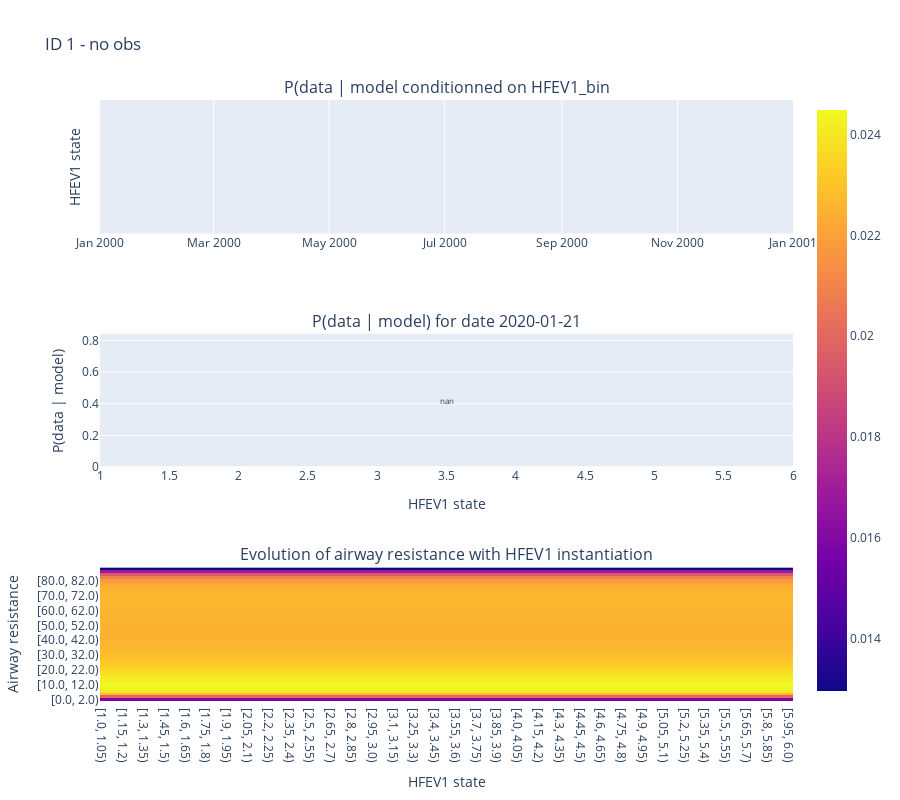

The cell this chart's notebook holds for it:
### Code cell
# plot a heatmap of log_p_D_given_M, using the same colour scale as above
df1 = pd.DataFrame(
    data=np.exp(log_p_D_given_M),
    columns=HFEV1.get_bins_str(),
    index=dftmp["Date Recorded"].apply(lambda date: date.strftime("%Y-%m-%d")),
)
idx = 20
fig = make_subplots(rows=3,
                    subplot_titles=['P(data | model conditionned on HFEV1_bin',
                                f'P(data | model) for date {df1.index[idx]}',
                                'Evolution of airway resistance with HFEV1 instantiation'])
colorscale = [
    [0, "white"],
    [0.01, "red"],
    [0.05, "yellow"],
    [0.1, "cyan"],
    [0.6, "blue"],
    [1, "black"],
]

fig.add_trace(
    go.Heatmap(z=df1.T, x=df1.index, y=df1.columns, coloraxis="coloraxis1"),
    row=1,
    col=1,
)
fig.update_yaxes(title=f"HFEV1 state", row=1, col=1)

ih.plot_histogram(fig, HFEV1, np.exp(log_p_D_given_M[idx, :]), 1, 6, 2, 1, annot=True)
# x axis for row 2: HFEV1 posterior when HFEV1 instanciated to 10
fig.update_xaxes(title=f"HFEV1 state", row=2, col=1)
fig.update_yaxes(title=f"P(data | model)", row=2, col=1)

df2 = pd.DataFrame(
    data=AR_given_M_and_all_D[idx, :, :].T,
    columns=AR.get_bins_str(),
    index=HFEV1.get_bins_str(),
)
fig.add_trace(
    go.Heatmap(z=df2.T, x=df2.index, y=df2.columns, coloraxis="coloraxis2"),
    row=3,
    col=1,
)
fig.update_xaxes(title=f"HFEV1 state", row=3, col=1)
fig.update_yaxes(title=f"Airway resistance", row=3, col=1)

title = f"ID {dftmp.ID.iloc[0]} - {obs}"
fig.update_layout(height=800, title=title)

fig.show()

### Figure 1 — Plotly figure (JSON) as saved in the notebook; plotly's stock layout.template omitted (floating-point values rounded to 4 significant figures; data arrays with more than 128 entries replaced by an {"elided": "..."} marker saying what was removed)
{"data": [{"coloraxis": "coloraxis", "type": "heatmap", "x": ["2020-01-01", "2020-01-02", "2020-01-03", "2020-01-04", "2020-01-05", "2020-01-06", "2020-01-07", "2020-01-08", "2020-01-09", "2020-01-10", "2020-01-11", "2020-01-12", "2020-01-13", "2020-01-14", "2020-01-15", "2020-01-16", "2020-01-17", "2020-01-18", "2020-01-19", "2020-01-20", "2020-01-21", "2020-01-22", "2020-01-23", "2020-01-24", "2020-01-25", "2020-01-26", "2020-01-27", "2020-01-28", "2020-01-29", "2020-01-30", "2020-01-31", "2020-02-01", "2020-02-02", "2020-02-03", "2020-02-04", "2020-02-05", "2020-02-06", "2020-02-07", "2020-02-08", "2020-02-09", "2020-02-10", "2020-02-11", "2020-02-12", "2020-02-13", "2020-02-14", "2020-02-15", "2020-02-16", "2020-02-17", "2020-02-18", "2020-02-19", "2020-02-20", "2020-02-21", "2020-02-22", "2020-02-23", "2020-02-24", "2020-02-25", "2020-02-26", "2020-02-27", "2020-02-28", "2020-02-29", "2020-03-01", "2020-03-02", "2020-03-03", "2020-03-04", "2020-03-05", "2020-03-06", "2020-03-07", "2020-03-08", "2020-03-09", "2020-03-10", "2020-03-11", "2020-03-12", "2020-03-13", "2020-03-14", "2020-03-15", "2020-03-16", "2020-03-17", "2020-03-18", "2020-03-19", "2020-03-20", "2020-03-21", "2020-03-22", "2020-03-23", "2020-03-24", "2020-03-25", "2020-03-26", "2020-03-27", "2020-03-28", "2020-03-29", "2020-03-30", "2020-03-31", "2020-04-01", "2020-04-02", "2020-04-03", "2020-04-04", "2020-04-05", "2020-04-06", "2020-04-07", "2020-04-08", "2020-04-09"], "xaxis": "x", "y": ["[1.0, 1.05)", "[1.05, 1.1)", "[1.1, 1.15)", "[1.15, 1.2)", "[1.2, 1.25)", "[1.25, 1.3)", "[1.3, 1.35)", "[1.35, 1.4)", "[1.4, 1.45)", "[1.45, 1.5)", "[1.5, 1.55)", "[1.55, 1.6)", "[1.6, 1.65)", "[1.65, 1.7)", "[1.7, 1.75)", "[1.75, 1.8)", "[1.8, 1.85)", "[1.85, 1.9)", "[1.9, 1.95)", "[1.95, 2.0)", "[2.0, 2.05)", "[2.05, 2.1)", "[2.1, 2.15)", "[2.15, 2.2)", "[2.2, 2.25)", "[2.25, 2.3)", "[2.3, 2.35)", "[2.35, 2.4)", "[2.4, 2.45)", "[2.45, 2.5)", "[2.5, 2.55)", "[2.55, 2.6)", "[2.6, 2.65)", "[2.65, 2.7)", "[2.7, 2.75)", "[2.75, 2.8)", "[2.8, 2.85)", "[2.85, 2.9)", "[2.9, 2.95)", "[2.95, 3.0)", "[3.0, 3.05)", "[3.05, 3.1)", "[3.1, 3.15)", "[3.15, 3.2)", "[3.2, 3.25)", "[3.25, 3.3)", "[3.3, 3.35)", "[3.35, 3.4)", "[3.4, 3.45)", "[3.45, 3.5)", "[3.5, 3.55)", "[3.55, 3.6)", "[3.6, 3.65)", "[3.65, 3.7)", "[3.7, 3.75)", "[3.75, 3.8)", "[3.8, 3.85)", "[3.85, 3.9)", "[3.9, 3.95)", "[3.95, 4.0)", "[4.0, 4.05)", "[4.05, 4.1)", "[4.1, 4.15)", "[4.15, 4.2)", "[4.2, 4.25)", "[4.25, 4.3)", "[4.3, 4.35)", "[4.35, 4.4)", "[4.4, 4.45)", "[4.45, 4.5)", "[4.5, 4.55)", "[4.55, 4.6)", "[4.6, 4.65)", "[4.65, 4.7)", "[4.7, 4.75)", "[4.75, 4.8)", "[4.8, 4.85)", "[4.85, 4.9)", "[4.9, 4.95)", "[4.95, 5.0)", "[5.0, 5.05)", "[5.05, 5.1)", "[5.1, 5.15)", "[5.15, 5.2)", "[5.2, 5.25)", "[5.25, 5.3)", "[5.3, 5.35)", "[5.35, 5.4)", "[5.4, 5.45)", "[5.45, 5.5)", "[5.5, 5.55)", "[5.55, 5.6)", "[5.6, 5.65)", "[5.65, 5.7)", "[5.7, 5.75)", "[5.75, 5.8)", "[5.8, 5.85)", "[5.85, 5.9)", "[5.9, 5.95)", "[5.95, 6.0)"], "yaxis": "y", "z": {"elided": "100x100 null values"}}, {"histfunc": "sum", "type": "histogram", "x": [1, 1.05, 1.1, 1.15, 1.2, 1.25, 1.3, 1.35, 1.4, 1.45, 1.5, 1.55, 1.6, 1.65, 1.7, 1.75, 1.8, 1.85, 1.9, 1.95, 2.0, 2.05, 2.1, 2.15, 2.2, 2.25, 2.3, 2.35, 2.4, 2.45, 2.5, 2.55, 2.6, 2.65, 2.7, 2.75, 2.8, 2.85, 2.9, 2.95, 3.0, 3.05, 3.1, 3.15, 3.2, 3.25, 3.3, 3.35, 3.4, 3.45, 3.5, 3.55, 3.6, 3.65, 3.7, 3.75, 3.8, 3.85, 3.9, 3.95, 4.0, 4.05, 4.1, 4.15, 4.2, 4.25, 4.3, 4.35, 4.4, 4.45, 4.5, 4.55, 4.6, 4.65, 4.7, 4.75, 4.8, 4.85, 4.9, 4.95, 5.0, 5.05, 5.1, 5.15, 5.2, 5.25, 5.3, 5.35, 5.4, 5.45, 5.5, 5.55, 5.6, 5.65, 5.7, 5.75, 5.8, 5.85, 5.9, 5.95], "xaxis": "x2", "xbins": {"end": 6, "size": 0.05, "start": 1}, "y": [null, null, null, null, null, null, null, null, null, null, null, null, null, null, null, null, null, null, null, null, null, null, null, null, null, null, null, null, null, null, null, null, null, null, null, null, null, null, null, null, null, null, null, null, null, null, null, null, null, null, null, null, null, null, null, null, null, null, null, null, null, null, null, null, null, null, null, null, null, null, null, null, null, null, null, null, null, null, null, null, null, null, null, null, null, null, null, null, null, null, null, null, null, null, null, null, null, null, null, null], "yaxis": "y2"}, {"coloraxis": "coloraxis2", "type": "heatmap", "x": ["[1.0, 1.05)", "[1.05, 1.1)", "[1.1, 1.15)", "[1.15, 1.2)", "[1.2, 1.25)", "[1.25, 1.3)", "[1.3, 1.35)", "[1.35, 1.4)", "[1.4, 1.45)", "[1.45, 1.5)", "[1.5, 1.55)", "[1.55, 1.6)", "[1.6, 1.65)", "[1.65, 1.7)", "[1.7, 1.75)", "[1.75, 1.8)", "[1.8, 1.85)", "[1.85, 1.9)", "[1.9, 1.95)", "[1.95, 2.0)", "[2.0, 2.05)", "[2.05, 2.1)", "[2.1, 2.15)", "[2.15, 2.2)", "[2.2, 2.25)", "[2.25, 2.3)", "[2.3, 2.35)", "[2.35, 2.4)", "[2.4, 2.45)", "[2.45, 2.5)", "[2.5, 2.55)", "[2.55, 2.6)", "[2.6, 2.65)", "[2.65, 2.7)", "[2.7, 2.75)", "[2.75, 2.8)", "[2.8, 2.85)", "[2.85, 2.9)", "[2.9, 2.95)", "[2.95, 3.0)", "[3.0, 3.05)", "[3.05, 3.1)", "[3.1, 3.15)", "[3.15, 3.2)", "[3.2, 3.25)", "[3.25, 3.3)", "[3.3, 3.35)", "[3.35, 3.4)", "[3.4, 3.45)", "[3.45, 3.5)", "[3.5, 3.55)", "[3.55, 3.6)", "[3.6, 3.65)", "[3.65, 3.7)", "[3.7, 3.75)", "[3.75, 3.8)", "[3.8, 3.85)", "[3.85, 3.9)", "[3.9, 3.95)", "[3.95, 4.0)", "[4.0, 4.05)", "[4.05, 4.1)", "[4.1, 4.15)", "[4.15, 4.2)", "[4.2, 4.25)", "[4.25, 4.3)", "[4.3, 4.35)", "[4.35, 4.4)", "[4.4, 4.45)", "[4.45, 4.5)", "[4.5, 4.55)", "[4.55, 4.6)", "[4.6, 4.65)", "[4.65, 4.7)", "[4.7, 4.75)", "[4.75, 4.8)", "[4.8, 4.85)", "[4.85, 4.9)", "[4.9, 4.95)", "[4.95, 5.0)", "[5.0, 5.05)", "[5.05, 5.1)", "[5.1, 5.15)", "[5.15, 5.2)", "[5.2, 5.25)", "[5.25, 5.3)", "[5.3, 5.35)", "[5.35, 5.4)", "[5.4, 5.45)", "[5.45, 5.5)", "[5.5, 5.55)", "[5.55, 5.6)", "[5.6, 5.65)", "[5.65, 5.7)", "[5.7, 5.75)", "[5.75, 5.8)", "[5.8, 5.85)", "[5.85, 5.9)", "[5.9, 5.95)", "[5.95, 6.0)"], "xaxis": "x3", "y": ["[0.0, 2.0)", "[2.0, 4.0)", "[4.0, 6.0)", "[6.0, 8.0)", "[8.0, 10.0)", "[10.0, 12.0)", "[12.0, 14.0)", "[14.0, 16.0)", "[16.0, 18.0)", "[18.0, 20.0)", "[20.0, 22.0)", "[22.0, 24.0)", "[24.0, 26.0)", "[26.0, 28.0)", "[28.0, 30.0)", "[30.0, 32.0)", "[32.0, 34.0)", "[34.0, 36.0)", "[36.0, 38.0)", "[38.0, 40.0)", "[40.0, 42.0)", "[42.0, 44.0)", "[44.0, 46.0)", "[46.0, 48.0)", "[48.0, 50.0)", "[50.0, 52.0)", "[52.0, 54.0)", "[54.0, 56.0)", "[56.0, 58.0)", "[58.0, 60.0)", "[60.0, 62.0)", "[62.0, 64.0)", "[64.0, 66.0)", "[66.0, 68.0)", "[68.0, 70.0)", "[70.0, 72.0)", "[72.0, 74.0)", "[74.0, 76.0)", "[76.0, 78.0)", "[78.0, 80.0)", "[80.0, 82.0)", "[82.0, 84.0)", "[84.0, 86.0)", "[86.0, 88.0)", "[88.0, 90.0)"], "yaxis": "y3", "z": {"elided": "45x100 float values"}}], "layout": {"annotations": [{"font": {"size": 16}, "showarrow": false, "text": "P(data | model conditionned on HFEV1_bin", "x": 0.5, "xanchor": "center", "xref": "paper", "y": 1, "yanchor": "bottom", "yref": "paper"}, {"font": {"size": 16}, "showarrow": false, "text": "P(data | model) for date 2020-01-21", "x": 0.5, "xanchor": "center", "xref": "paper", "y": 0.6111, "yanchor": "bottom", "yref": "paper"}, {"font": {"size": 16}, "showarrow": false, "text": "Evolution of airway resistance with HFEV1 instantiation", "x": 0.5, "xanchor": "center", "xref": "paper", "y": 0.2222, "yanchor": "bottom", "yref": "paper"}, {"font": {"size": 8}, "showarrow": false, "text": "nan", "x": null, "xref": "x2", "y": null, "yref": "y2"}], "height": 800, "title": {"text": "ID 1 - no obs"}, "xaxis": {"anchor": "y", "domain": [0, 1]}, "xaxis2": {"anchor": "y2", "domain": [0, 1], "nticks": 20, "range": [1, 6], "title": {"text": "HFEV1 state"}}, "xaxis3": {"anchor": "y3", "domain": [0, 1], "title": {"text": "HFEV1 state"}}, "yaxis": {"anchor": "x", "domain": [0.7778, 1], "title": {"text": "HFEV1 state"}}, "yaxis2": {"anchor": "x2", "domain": [0.3889, 0.6111], "title": {"text": "P(data | model)"}}, "yaxis3": {"anchor": "x3", "domain": [0, 0.2222], "title": {"text": "Airway resistance"}}}}
